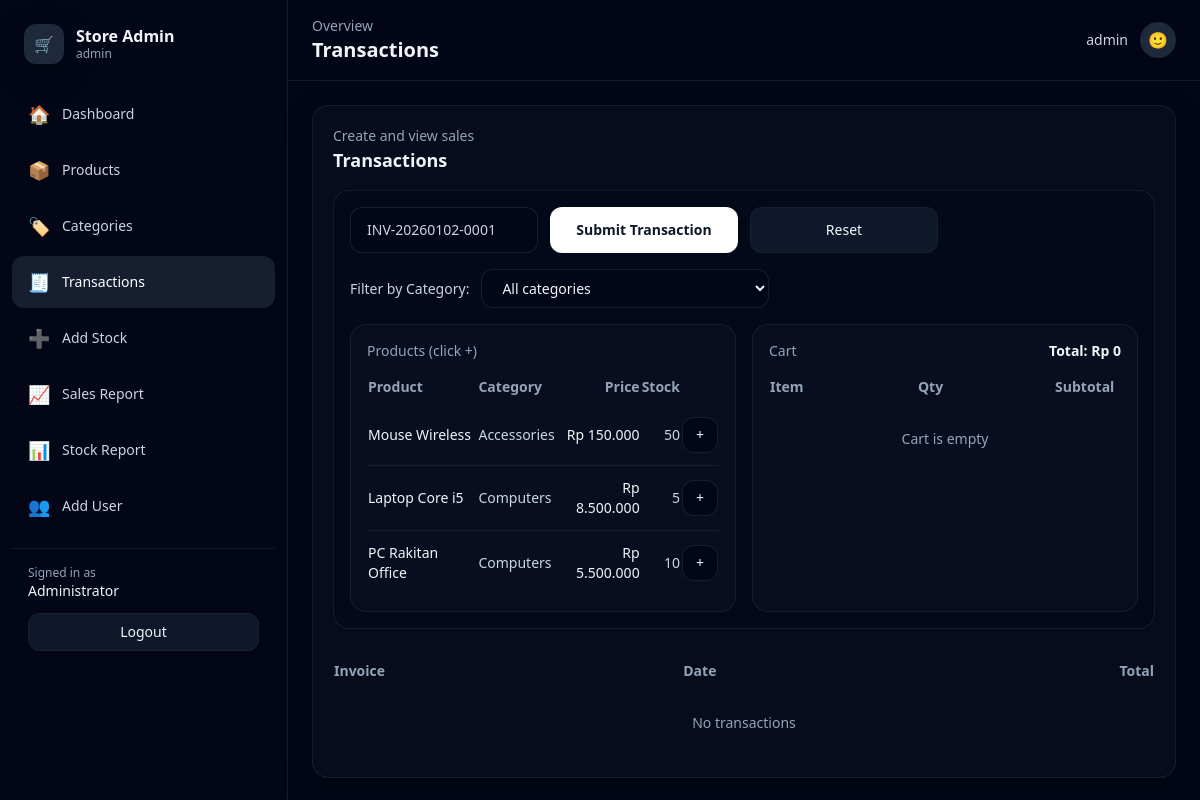
The page /public/index.php?route=transactions (signed in) on the database its author committed.
### tables this page shows
CREATE TABLE products (
  id INT AUTO_INCREMENT PRIMARY KEY,
  sku VARCHAR(50) NOT NULL UNIQUE,
  name VARCHAR(150) NOT NULL,
  category_id INT NULL,
  sell_price INT NOT NULL DEFAULT 0,
  stock INT NOT NULL DEFAULT 0,
  created_at TIMESTAMP DEFAULT CURRENT_TIMESTAMP,
  CONSTRAINT fk_products_category FOREIGN KEY (category_id) REFERENCES categories(id) ON DELETE SET NULL
);

CREATE TABLE categories (
  id INT AUTO_INCREMENT PRIMARY KEY,
  name VARCHAR(120) NOT NULL UNIQUE,
  created_at TIMESTAMP DEFAULT CURRENT_TIMESTAMP
);

### app/Helpers/view.php (called while the page is built, shortened)
<?php
function render(string $view, array $data = []): void {
  require __DIR__ . '/../Views/layout.php';
}

### public/index.php (called while the page is built, shortened)
<?php
require_once __DIR__ . '/../config/db.php';
require_once __DIR__ . '/../app/Helpers/view.php';
$route = $_GET['route'] ?? 'dashboard';
switch ($route) {
  case 'transactions':
    require_once __DIR__ . '/../app/Controllers/TransactionController.php';
    $res = TransactionController::index($pdo);
    break;
}
$view = $res['view'];
$data = $res['data'] ?? [];
$data['view'] = $view;
render($view, $data);

### app/Controllers/TransactionController.php (called while the page is built, shortened)
<?php
final class TransactionController
{
  private static function generateInvoice(PDO $pdo): string {
    $prefix = 'INV-' . date('Ymd') . '-';
    $st = $pdo->prepare("SELECT COUNT(*) FROM sales WHERE invoice_no LIKE ?");
    $st->execute([$prefix . '%']);
    $n = (int)$st->fetchColumn() + 1;
    return $prefix . str_pad((string)$n, 4, '0', STR_PAD_LEFT);
  }
  public static function index(PDO $pdo): array
  {
    $invoicePreview = self::generateInvoice($pdo);
    $cat = ($_GET['cat'] ?? '') !== '' ? (int)$_GET['cat'] : null;
    if ($cat) {
      $st = $pdo->prepare("
        SELECT p.id, p.name, p.sell_price, p.stock, c.name AS category_name, c.id AS category_id
        FROM products p
        LEFT JOIN categories c ON c.id = p.category_id
        WHERE p.stock > 0 AND p.category_id = ?
        ORDER BY c.name ASC, p.name ASC
      ");
      $st->execute([$cat]);
      $products = $st->fetchAll();
    } else {
      $products = $pdo->query("
        SELECT p.id, p.name, p.sell_price, p.stock, c.name AS category_name, c.id AS category_id
        FROM products p
        LEFT JOIN categories c ON c.id = p.category_id
        WHERE p.stock > 0
        ORDER BY c.name ASC, p.name ASC
      ")->fetchAll();
    }
    return [
      'view' => 'transactions',
      'data' => compact('products','customers','transactions','categories','invoicePreview','cat')
    ];
  }
}

### app/Views/transactions.php (the view, shortened to what this page needs)
<form method="post" action="<?= BASE_URL ?>/public/index.php?route=transactions" class="rounded-2xl border border-slate-800/60 bg-slate-950/40 p-4 mb-4">
  <div class="grid grid-cols-1 md:grid-cols-4 gap-3">
    <input value="<?= htmlspecialchars($invoicePreview) ?>" readonly
      class="rounded-xl bg-slate-950 border border-slate-800/70 px-4 py-3 text-sm text-slate-300"
      title="Invoice is auto-generated on submit" />
    <button class="rounded-xl bg-white text-slate-900 px-5 py-3 text-sm font-semibold hover:bg-slate-100">
      Submit Transaction
    </button>
    <a href="<?= BASE_URL ?>/public/index.php?route=transactions"
       class="rounded-xl bg-slate-900 hover:bg-slate-800 border border-slate-800/60 px-5 py-3 text-sm text-center">
      Reset
    </a>
  </div>
  <div class="mt-4 flex flex-col md:flex-row md:items-center gap-3">
    <div class="text-sm text-slate-300">Filter by Category:</div>
    <select id="categoryFilter" class="w-full md:w-72 rounded-xl bg-slate-950 border border-slate-800/70 px-4 py-2 text-sm">
      <option value="">All categories</option>
    </select>
  </div>
  <div class="mt-4 grid grid-cols-1 lg:grid-cols-2 gap-4">
    <div class="rounded-2xl border border-slate-800/60 bg-slate-900/40 p-4">
      <div class="text-sm text-slate-400 mb-2">Products (click +)</div>
      <div class="overflow-x-auto">
        <table class="min-w-full text-sm">
          <thead class="text-slate-400">
            <tr>
              <th class="text-left py-2">Product</th>
              <th class="text-left py-2">Category</th>
              <th class="text-right py-2">Price</th>
              <th class="text-right py-2">Stock</th>
              <th class="text-right py-2"></th>
            </tr>
          </thead>
          <tbody class="divide-y divide-slate-800/60">
            <?php foreach ($products as $p): ?>
              <tr class="hover:bg-slate-950/40">
                <td class="py-3 font-medium"><?= htmlspecialchars($p['name']) ?></td>
                <td class="py-3 text-slate-300"><?= htmlspecialchars($p['category_name'] ?? '-') ?></td>
                <td class="py-3 text-right">Rp <?= number_format((int)$p['sell_price'],0,',','.') ?></td>
                <td class="py-3 text-right text-slate-300"><?= (int)$p['stock'] ?></td>
                <td class="py-3 text-right">
                  <button type="button"
                    class="add-btn inline-flex items-center justify-center h-9 w-9 rounded-xl bg-slate-950 border border-slate-800/70 hover:bg-slate-800"
                    data-id="<?= (int)$p['id'] ?>"
                    data-name="<?= htmlspecialchars($p['name'], ENT_QUOTES) ?>"
                    data-price="<?= (int)$p['sell_price'] ?>"
                    data-stock="<?= (int)$p['stock'] ?>">
                    +
                  </button>
                </td>
              </tr>
            <?php endforeach; ?>
          </tbody>
        </table>
      </div>
    </div>
    <div class="rounded-2xl border border-slate-800/60 bg-slate-900/40 p-4">
      <div class="flex items-center justify-between mb-2">
        <div class="text-sm text-slate-400">Cart</div>
        <div class="text-sm font-semibold">Total: <span id="cartTotal">Rp 0</span></div>
      </div>
      <div class="overflow-x-auto">
        <table class="min-w-full text-sm" id="cartTable">
          <thead class="text-slate-400">
            <tr>
              <th class="text-left py-2">Item</th>
              <th class="text-right py-2">Qty</th>
              <th class="text-right py-2">Subtotal</th>
              <th class="text-right py-2"></th>
            </tr>
          </thead>
          <tbody class="divide-y divide-slate-800/60">
            <tr id="cartEmptyRow">
              <td colspan="4" class="py-6 text-center text-slate-400">Cart is empty</td>
            </tr>
          </tbody>
        </table>
      </div>
    </div>
  </div>
</form>
<div class="overflow-x-auto mt-6">
  <table class="min-w-full text-sm">
    <thead class="text-slate-400">
      <tr>
        <th class="text-left py-2">Invoice</th>
        <th class="text-left py-2">Date</th>
        <th class="text-right py-2">Total</th>
      </tr>
    </thead>
    <tbody class="divide-y divide-slate-800/60">
      <?php if (empty($transactions)): ?>
        <tr><td colspan="3" class="py-6 text-center text-slate-400">No transactions</td></tr>
      <?php endif; ?>
    </tbody>
  </table>
</div>
<?php
require __DIR__ . '/_card.php';

### assets/css/app.css (style rules this page uses)
:root { color-scheme:dark }
* { scrollbar-color:#334155 transparent; scrollbar-width:thin }
a { transition:all .15s ease }

### rows shown on the page
products: name "Mouse Wireless", category.name "Accessories", sell_price "150.000", stock "50"
products: name "Laptop Core i5", category.name "Computers", sell_price "8.500.000", stock "5"
products: name "PC Rakitan Office", category.name "Computers", sell_price "5.500.000", stock "10"

### other values the page prints
APP_NAME "Store Admin"
$u['role'] "admin"
$item['icon'] "🏠"
$item['label'] "Dashboard"
$item['icon'] "📦"
$item['label'] "Products"
$item['icon'] "🏷️"
$item['label'] "Categories"
$item['icon'] "🧾"
$item['label'] "Transactions"
$item['icon'] "➕"
$item['label'] "Add Stock"
$item['icon'] "📈"
$item['label'] "Sales Report"
$item['icon'] "📊"
